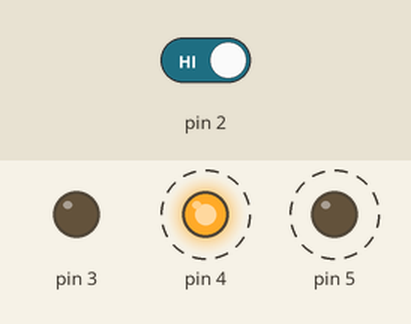
Recording of a sketch running on a simulated Arduino Uno, built with avr-gcc and run on an emulated ATmega328P. On the bench: output pins drawn as LEDs (lit = HIGH). Dashed ring = blinking. The inputs (shaded band) are chosen by the test bench; at power-on: pin 2 HIGH.

Above: at 1.8 s.
1.9 s: pin 2 driven LOW
At 3.1 s:
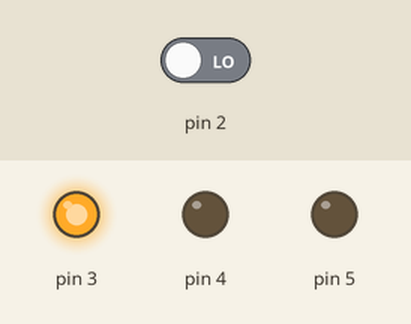
3.5 s: pin 2 driven HIGH
At 3.62 s:
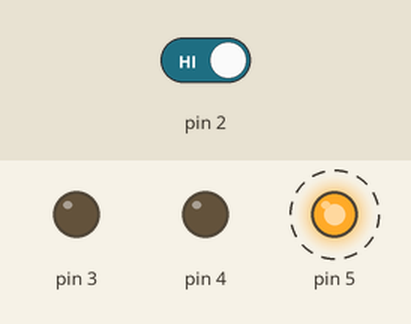
Timing chart, 0 to 12.5 s (numbered marks = the images above; inputs shaded):
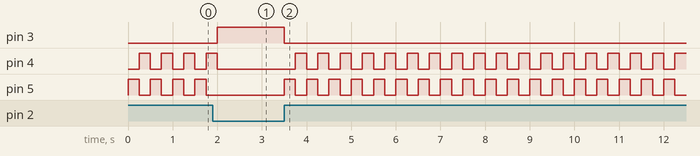

Measured:
- after the input at 1.9 s, pin 3: LOW → HIGH after 0.10 s; pin 4: goes on until 2.0 s, then stays LOW; pin 5: stops changing and stays LOW
- after the input at 3.5 s, pin 3: HIGH → LOW at once; pin 4: alternates HIGH for 0.25 s and LOW for 0.25 s, starting after 0.25 s; pin 5: alternates HIGH for 0.25 s and LOW for 0.25 s, starting at once
- by itself, pin 4, pin 5: alternates HIGH for 0.25 s and LOW for 0.25 s

The sketch:

project_02_spaceshipInterface.ino
```cpp
int switchState = 0;
float delayTime = 250;

void setup() {
  // put your setup code here, to run once:
  pinMode(3, OUTPUT);
  pinMode(4, OUTPUT);
  pinMode(5, OUTPUT);
  pinMode(2, INPUT);
}

void loop() {
  // put your main code here, to run repeatedly:
  switchState = digitalRead(2);

  if(switchState == LOW){
    // when the button is not pressed

    digitalWrite(3, HIGH); // green LED
    digitalWrite(4, LOW); // red LED
    digitalWrite(5, LOW); // red LED
  }
  else{
    // when the button is pressed

    digitalWrite(3, LOW);
    digitalWrite(4, LOW);
    digitalWrite(5, HIGH);

    delay(delayTime); // milliseconds
    // toggle LEDs
    digitalWrite(4, HIGH);
    digitalWrite(5, LOW);
    delay(delayTime);
  }
}
```
